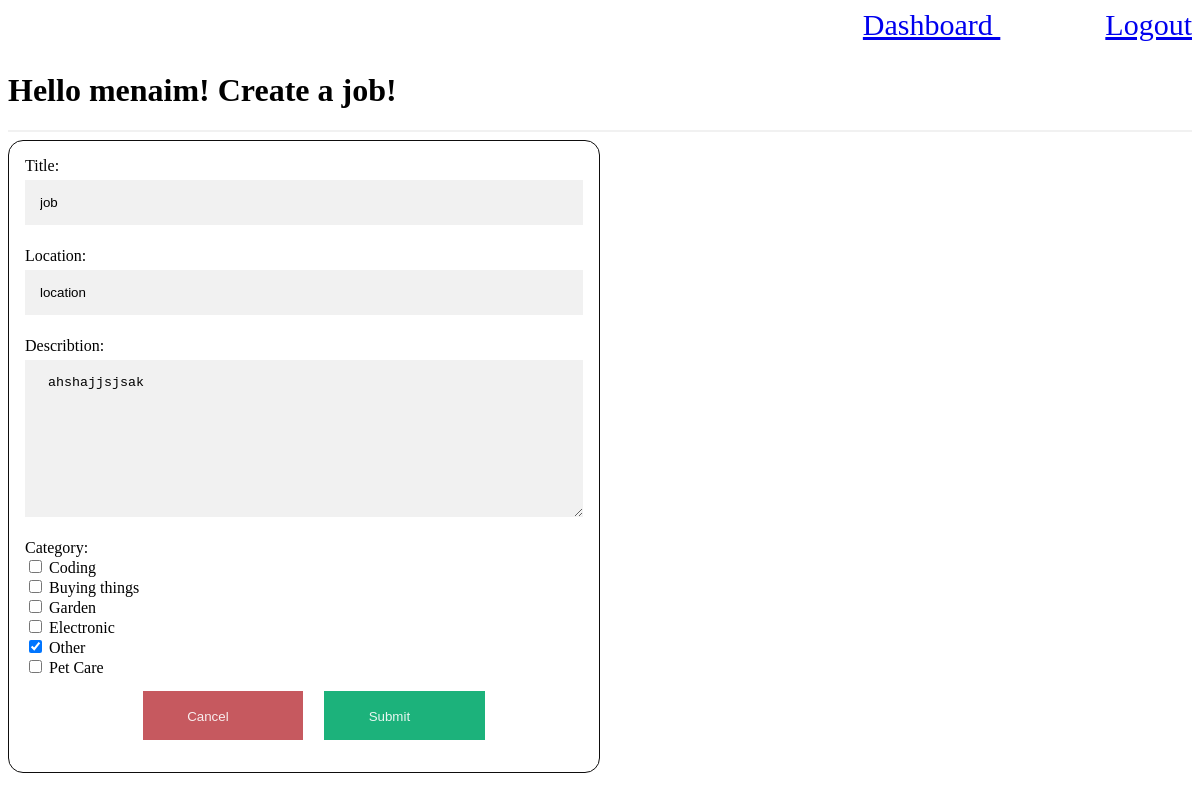
The page /Job/menaim-job/edit (signed in) on the database its author committed.
### Users/models.py (models this page shows, shortened)
class Users(AbstractBaseUser):
    firstName           = models.CharField(verbose_name = "firstName",max_length = 30)
    lastName            = models.CharField(verbose_name = "lastName",max_length = 30)
    email               = models.EmailField(verbose_name = "email",max_length = 60, unique=True)
    username            = models.CharField(verbose_name = "username",max_length=30, unique=True)
    password1           = models.CharField(max_length = 64)
    password2           = models.CharField(max_length = 64)
    date_joined         = models.DateTimeField(verbose_name='date joined',auto_now_add=True)
    last_login          = models.DateTimeField(verbose_name='last login',auto_now_add=True)
    is_admin            = models.BooleanField(default=False)
    is_active           = models.BooleanField(default=True)
    is_staff            = models.BooleanField(default=False)
    is_superuser        = models.BooleanField(default=False)
    USERNAME_FIELD = 'email'
    REQUIRED_FIELDS = ['username','firstName','lastName']
    objects = MyUsersManager()

### Job/models.py (models this page shows, shortened)
class Job(models.Model):
    jobTitle               = models.CharField(max_length = 60, null=False, blank=False, unique=True, error_messages={'unique':"There is a job under the same title"})
    jobDescribtion         = models.TextField()
    jobLocation            = models.CharField(max_length = 60, null=False, blank=False)
    isAdded                = models.BooleanField(default = False)
    user                   = models.ForeignKey(settings.AUTH_USER_MODEL, on_delete=models.CASCADE) #Just like refering to my user model which has been idintified before in settings, on_delete=models.CASCADE -> to remove everything related to it but not the user
    slug                   = models.SlugField(blank=True,unique=True) #just like url
    posted_on              = models.DateTimeField(auto_now_add=True, verbose_name="date published")
    jobCategory            = models.ManyToManyField(to='Job.Category', related_name='jobs_related')

class Category(models.Model):
    name = models.CharField(max_length = 20, choices=choice_list) #, error_messages={'unique':"There is a job under the same title"}
    is_checked = models.BooleanField(default=False)
    class Meta:
        verbose_name_plural = 'Categories'

### Job/views.py (the view)
# urls.py: path('<slug>/edit', edit_job_view, name="EditJob"),
def edit_job_view(request, slug):
    context = {}
    jobCategory = Job.jobCategory
    user = request.user
    if not user.is_authenticated:
        return redirect("Login")
    job = get_object_or_404(Job, slug=slug)
    if request.POST:
        print(request.POST)
        form = EditJobForm(request.POST or None, instance=job)
        if form.is_valid():
            form.save()
            context["Success_Message"] = "Job Updated Successfully !!"
    form = EditJobForm(
        initial = {
            "jobTitle": job.jobTitle,
            "jobDescribtion": job.jobDescribtion,
            "jobLocation": job.jobLocation,
            "jobCategory": job.jobCategory,
        }
    )
    context['form'] = form
    return render(request,'EditJob.html', context )

### Job/forms.py (shortened to what this page needs)
class EditJobForm(forms.ModelForm):
    choice_list = (('Coding','Coding'),('Garden','Garden'),('Buying things','Buying things'),('Electronic','Electronic'),('Pet Care','Pet Care'),('Other','Other'))
    jobCategory = forms.MultipleChoiceField(choices=choice_list, widget=forms.CheckboxSelectMultiple())
    class Meta:
         model = Job
         fields = ['jobTitle', 'jobDescribtion', 'jobLocation', 'jobCategory']
    jobCategory = forms.ModelMultipleChoiceField(
        queryset=Category.objects.all(),
        widget=forms.CheckboxSelectMultiple
    )

### Templates/EditJob.html (shortened to what this page needs)
{% block content %}
{% load static %}
<head>
  <link rel="stylesheet" type="text/css" href="{% static 'css/EditJob.css' %}"/>
</head>
{% if request.user.is_authenticated %}
    <div class="ButtonsContainer">
        <p>
            <p><a href="{% url 'Dashboard' %}"> Dashboard </a> &nbsp;  &nbsp;  &nbsp;  &nbsp;  &nbsp;  &nbsp;  &nbsp;   <a href="{% url 'Logout' %}">Logout</a></p>
        </p>
    </div>
    <h1> Hello {{request.user.username}}! Create a job!</h1>
    <hr>
    <div class="container">
        <form class="form" method="post"> {% csrf_token %}
            <div class="form-group">
                <label for="id_title"> Title: </label>
                <input class="form" type="text" name="jobTitle" id="id_title" placeholder="Job Title" value="{{form.initial.jobTitle}}" minlength="3" required autofocus>
            </div>
            <div class="form-group">
                <label for="id_location"> Location: </label>
                <input class="form" type="text" name="jobLocation" id="id_location" placeholder="Job Location" value="{{form.initial.jobLocation}}" minlength="3" required autofocus>
            </div>
            <div class="form-group">
                <label for="id_describtion"> Describtion: </label>
                <textarea class="form" type="text" name="jobDescribtion" id="id_describtion" placeholder="Describe your job..." minlength="3" required autofocus> {{form.initial.jobDescribtion}} </textarea>
            </div>
            <div class="form-group">
                <label for="id_categories"> Category: </label><br>
                    {% for newCategory in form.jobCategory.field.queryset %}
                            {% if newCategory in form.initial.jobCategory.all %}
                                <input class="EditJob_form" type="checkbox" name="jobCategory" id="jobCategory" value="{{newCategory.id}}" checked> <label for="newCategory.name"> {{newCategory.name}}</label><br>
                            {% else %}
                                <input class="EditJob_form" type="checkbox" name="jobCategory" id="jobCategory" value="{{newCategory.id}}"> <label for="newCategory.name"> {{newCategory.name}}</label><br>
                            {% endif %}
                    {% endfor %}
            </div>
            <ul>
                <div>
                    <a class="Cancel" href="{% url 'Dashboard' %}" > <button type="button" class="Cancel">Cancel</button> </a>
                </div>
                <div>
                    <a class="Submit" href="" > <button type="submit" class="Submit">Submit</button> </a>
                </div>
            </ul>
        </form>
    </div>
{% endif %}
{% endblock content %}

### static/css/EditJob.css (style rules this page uses)
.ButtonsContainer { text-align: right; font-size: 30px; }
input[type=text], input[type=password] { width: 100%; padding: 15px; margin: 5px 0 22px 0; display: inline-block; border: none; background: #f1f1f1; }
textarea { width: 100%; padding: 15px; margin: 5px 0 22px 0; display: inline-block; border: none; background: #f1f1f1; height: 20%; }
hr { border: 1px solid #f1f1f1; }
.container { box-sizing: border-box; width: 50%; padding: 16px; border-style: solid; border-width: thin; border-radius: 15px; border-color: rgb(14, 13, 13); }
ul { display: flex; justify-content: center; }
.Submit { background-color: #04AA6D; color: white; padding: 16px 20px; margin-right: 30px; border: none; cursor: pointer; width: 50%; height: 10%; opacity: 0.9; text-align: center; }
.Cancel { background-color: #C0484E; color: white; padding: 16px 20px; margin-right: 30px; border: none; cursor: pointer; width: 50%; height: 10%; text-align: center; opacity: 0.9; }

### rows shown on the page
Users: user.username "menaim"
Job: jobTitle "job", jobLocation "location", jobDescribtion "ahshajjsjsak"
Category: name "Coding"
Category: name "Buying things"
Category: name "Garden"
Category: name "Electronic"
Category: name "Other"
Category: name "Pet Care"
